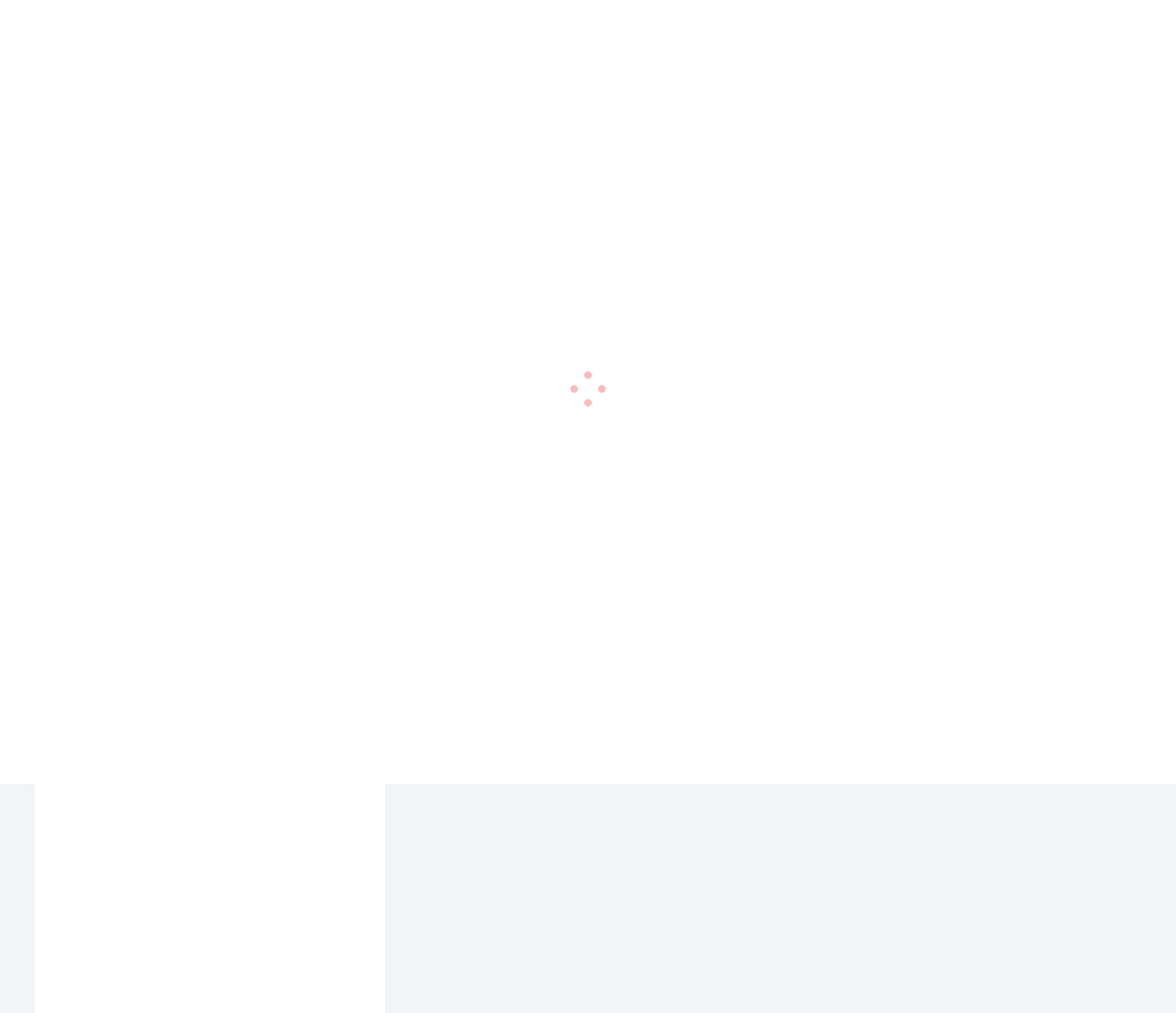
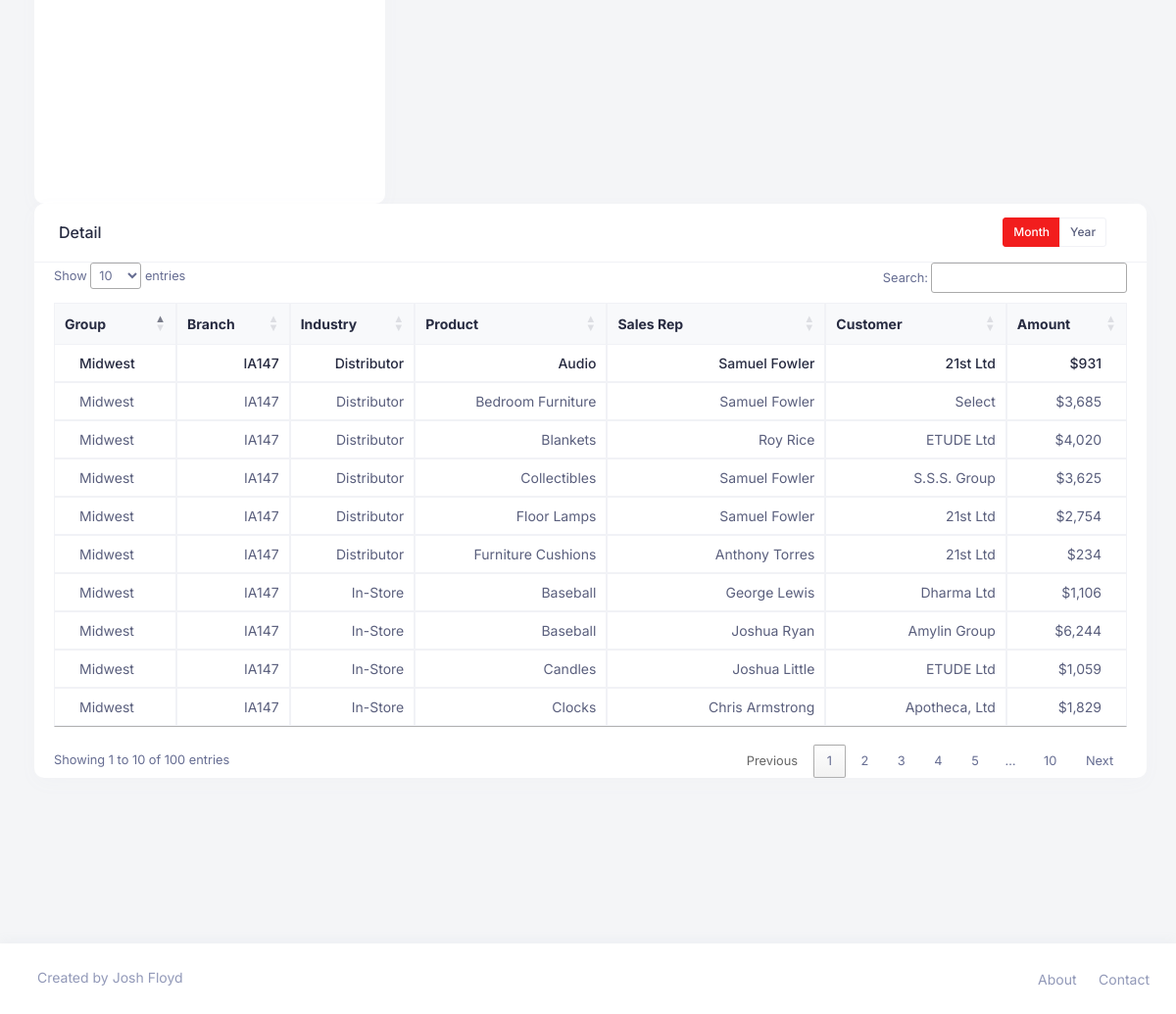
Page /bidash/ on the committed database (2 pictures, top to bottom).
### db/models.py (models this page shows)
class MainData(models.Model):
    data_id = models.AutoField(primary_key=True)
    branch = models.CharField(max_length=100, blank=True, null=True)
    state = models.CharField(max_length=100, blank=True, null=True)
    products = models.CharField(max_length=100, blank=True, null=True)
    price = models.IntegerField(blank=True, null=True)
    cost = models.IntegerField(blank=True, null=True)
    gp = models.IntegerField(blank=True, null=True)
    source = models.CharField(max_length=100, blank=True, null=True)
    date = models.DateField(blank=True, null=True)
    salesrep = models.CharField(max_length=100, blank=True, null=True)
    customer = models.CharField(max_length=100, blank=True, null=True)
    industry = models.CharField(max_length=100, blank=True, null=True)
    group_name = models.CharField(max_length=100, blank=True, null=True)
    month = models.CharField(max_length=100, blank=True, null=True)
    year = models.CharField(max_length=100, blank=True, null=True)
    class Meta:
        db_table = "MAIN_DATA"
        verbose_name = 'MAIN_DATA'
        verbose_name_plural = 'MAIN_DATA'

### BranchAnalytics/views.py (the view)
# urls.py: path('bidash/', views.BIDash.as_view(), name='bidash'),
class BIDash(TemplateView):
    template_name = 'bi_dash.html'
    def get(self,request):
        context = {}
        lookup_id = 'base_main_data_bi'
        cache_get = cache.get(lookup_id)
        context['pre_filter'] = [{'has_prefilters': 0}]
        if cache_get:
            print('Cache Found, loading')
            context = cache_get
            return render(request, self.template_name, context)
        else:
            print('Cache not found, quering context')
        cursor = connection.cursor()
        cursor.execute('''SELECT industry, SUM(PRICE) FROM MAIN_DATA GROUP BY industry HAVING SUM(PRICE) > 0''')
        row = cursor.fetchall()
        industry_labels = []
        for r in row:
            industry_labels.append(r[0])
        context['industry_labels'] = industry_labels
        cursor.execute('''SELECT group_name, SUM(1) FROM MAIN_DATA GROUP BY group_name''')
        row = cursor.fetchall()
        group_labels = []
        for r in row:
            group_labels.append(r[0])
        context['group_labels'] = group_labels
        cursor.execute('''SELECT salesrep, SUM(1) FROM MAIN_DATA GROUP BY salesrep''')
        row = cursor.fetchall()
        salesrep_labels = []
        for r in row:
            salesrep_labels.append(r[0])
        context['salesrep_labels'] = salesrep_labels
        cursor.execute('''SELECT branch, SUM(PRICE) FROM MAIN_DATA GROUP BY branch ''')
        row = cursor.fetchall()
        branch_labels = []
        for r in row:
            branch_labels.append(r[0])
        context['branch_labels'] = branch_labels
        cursor.execute('''SELECT products, SUM(PRICE) FROM MAIN_DATA GROUP BY products ''')
        row = cursor.fetchall()
        product_labels = []
        for r in row:
            product_labels.append(r[0])
        context['product_labels'] = product_labels
        cursor.execute('''SELECT DISTINCT month FROM MAIN_DATA ORDER BY CAST(month as INTEGER)''')
        row = cursor.fetchall()
        month_labels = []
        for r in row:
            month_labels.append(r[0])
        context['month_labels'] = month_labels
        cursor.execute('''SELECT date, SUM(PRICE) as PRICE FROM MAIN_DATA GROUP BY date''')
        row = cursor.fetchall()
        date_label = []
        date_values = []
        amChartData = []
        for r in row:
            amChartData.append({'date': r[0].strftime('%m/%d/%Y'), 'visits': r[1]})
            date_label.append(r[0].strftime('%m/%d/%Y'))
            date_values.append(r[1])
        context['date_labels'] = date_label
        context['date_values'] = date_values
        cursor.execute('''SELECT industry, SUM(PRICE) as PRICE FROM MAIN_DATA GROUP BY industry HAVING SUM(PRICE) > 0''')
        row = cursor.fetchall()
        clabels = []
        cdata = []
        amBarChartData = []
        for r in row:
            if r[0]:
                amBarChartData.append({'industry': r[0], 'visits': r[1]})
                clabels.append(r[0])
                cdata.append(int(r[1]))
        context['clabels'] = clabels
        context['cdata'] = cdata
        context['amchartData'] = amChartData
        context['amBarChartData'] = amBarChartData
        main_data = []
        cursor.execute('''SELECT group_name, branch, industry, products, salesrep, customer, SUM(PRICE) as PRICE FROM MAIN_DATA GROUP BY group_name, branch, industry, products, salesrep, customer LIMIT 100''')
        row = cursor.fetchall()
        for r in row:
            main_data.append([r[0], r[1], r[2], r[3], r[4], r[5], r[6]])
        context['main_data'] = main_data
        cache.set(lookup_id, context, 60*60*24)
        return render(request, self.template_name, context)

### BranchAnalytics/templates/bi_dash.html (shortened to what this page needs)
<!doctype html>
{% load static %}
{% load humanize %}
<html lang="en" dir="ltr">
<head>
	  <link rel="stylesheet" type="text/css" href="{% static 'assets/d3site/dc.css' %}"/>
    <link rel="stylesheet" href="{% static 'assets/vendor_assets/css/bootstrap/bootstrap.css' %}">
    <link rel="stylesheet" href="{% static 'assets/vendor_assets/css/daterangepicker.css' %}">
    <link rel="stylesheet" href="{% static 'assets/vendor_assets/css/fontawesome.css' %}">
    <link rel="stylesheet" href="{% static 'assets/vendor_assets/css/footable.standalone.min.css' %}">
    <link rel="stylesheet" href="{% static 'assets/vendor_assets/css/fullcalendar@5.2.0.css' %}">
    <link rel="stylesheet" href="{% static 'assets/vendor_assets/css/jquery-jvectormap-2.0.5.css' %}">
    <link rel="stylesheet" href="{% static 'assets/vendor_assets/css/jquery.mCustomScrollbar.min.css' %}">
    <link rel="stylesheet" href="{% static 'assets/vendor_assets/css/leaflet.css' %}">
    <link rel="stylesheet" href="{% static 'assets/vendor_assets/css/line-awesome.min.css' %}">
    <link rel="stylesheet" href="{% static 'assets/vendor_assets/css/magnific-popup.css' %}">
    <link rel="stylesheet" href="{% static 'assets/vendor_assets/css/MarkerCluster.css' %}">
    <link rel="stylesheet" href="{% static 'assets/vendor_assets/css/MarkerCluster.Default.css' %}">
    <link rel="stylesheet" href="{% static 'assets/vendor_assets/css/select2.min.css' %}">
    <link rel="stylesheet" href="{% static 'assets/vendor_assets/css/slick.css' %}">
    <link rel="stylesheet" href="{% static 'assets/vendor_assets/css/star-rating-svg.css' %}">
    <link rel="stylesheet" href="{% static 'assets/vendor_assets/css/trumbowyg.min.css' %}">
    <link rel="stylesheet" href="{% static 'assets/vendor_assets/css/wickedpicker.min.css' %}">
    <link rel="stylesheet" href="{% static 'assets/style.css' %}">
    <link rel="stylesheet" type="text/css" href="https://cdn.datatables.net/1.10.25/css/jquery.dataTables.css">
</head>
<body class="layout-light top-menu overlayScroll">
    <header class="header-top">
        {% include 'navbar.html' %}
    </header>
    <main class="main-content" id='main_fade'>
        <div class="contents">
            <div class="container-fluid"><br>
              <div class="row">
                  <div class="col-md-2">
                    <div class="form-group">
                      <label for="exampleFormControlSelect1" class="il-gray fs-14 fw-500 align-center">Group</label>
                    </div>
                  </div>
                  <div class="col-md-2">
                    <div class="form-group">
                        <label for="exampleFormControlSelect1" class="il-gray fs-14 fw-500 align-center">Branch</label>
                    </div>
                  </div>
                  <div class="col-md-2">
                    <div class="form-group">
                        <label for="exampleFormControlSelect1" class="il-gray fs-14 fw-500 align-center">Sales Rep</label>
                    </div>
                  </div>
                  <div class="col-md-2">
                    <div class="form-group">
                        <label for="exampleFormControlSelect1" class="il-gray fs-14 fw-500 align-center">Product</label>
                    </div>
                  </div>
                  <div class="col-md-2">
                    <div class="form-group">
                        <label for="exampleFormControlSelect1" class="il-gray fs-14 fw-500 align-center">Month</label>
                    </div>
                  </div>
                  <div class="col-md-1"></div>
                  <div class="col-md-1"><br>
                    <div class="action-btn">
                        <a href="javascript:clearAllandRefresh();" class="btn btn-sm btn-primary btn-add">
                             Reset All</a>
                    </div>
                  </div>
              </div>
              <div class="row">
                  <div class="col-md-4" >
                    <div class="card border-0">
                      <div class="card-header">
                        <h6>Sales by Order Type</h6>
                      </div>
                      <div id ='amBarChart'></div>
                    </div>
                  </div>
                  <div class="col-md-8">
                    <div class="card border-0">
                      <div class="card-header">
                        <h6>Trending - Sales</h6>
                      </div>
                      <div id="amLineChart"></div>
                  </div>
                </div>
              </div>
              <br>
              <div class="row">
                <div class="col-md-4" >
                  <div class="card border-0">
                    <div class="card-header">
                      <h6>Sales by Product Group</h6>
                    </div>
                    <div id ='amPieChart'></div>
                  </div>
                </div>
                <div class="col-xxl-8 mb-25">
                    <div class="card border-0">
                        <div class="card-header">
                            <h6>Detail</h6>
                            <div class="card-extra">
                                <div class="card-tab btn-group atbd-button-group mr-3 nav nav-tabs">
                                    <a class="btn btn-xs btn-white active border" id="f_today-tab" data-toggle="tab" href="#st_matrics-today" role="tab" area-controls="st_matrics" aria-selected="true">Month</a>
                                    <a class="btn btn-xs btn-white border" id="f_year-tab" data-toggle="tab" href="#st_matrics-year" role="tab" area-controls="st_matrics" aria-selected="false">Year</a>
                                </div>
                            </div>
                        </div>
                        <div class="card-body p-0">
                            <div class="tab-content">
                                <div class="tab-pane fade active show">
                                    <div class="table-responsive" style='font-size: .8em !important; padding-left: 20px; padding-right: 20px;'>
                                        <table class="table table-bordered table-social" id ='main_data_table'>
                                            <thead>
                                                <tr style="text-align: center;">
                                                    <th>Group</th>
                                                    <th>Branch </th>
                                                    <th>Industry </th>
                                                    <th>Product </th>
                                                    <th>Sales Rep </th>
                                                    <th>Customer </th>
                                                    <th>Amount </th>
                                                </tr>
                                            </thead>
                                            <tbody id='main_tbody'>
                                                {% for m in main_data %}
                                                <tr>
                                                    <td>{{m.0}}</td>
                                                    <td>{{m.1}}</td>
                                                    <td>{{m.2}}</td>
                                                    <td>{{m.3}}</td>
                                                    <td>{{m.4}}</td>
                                                    <td>{{m.5}}</td>
                                                    <td>${{m.6|intcomma}}</td>
                                                </tr>
                                                {% endfor %}
                                            </tbody>
                                        </table>
                                    </div>
                                </div>
                            </div>
                        </div>
                    </div>
                </div>
              </div>
              <div class="row"><br><br><br><br><br><br>
        </div>
        <footer class="footer-wrapper">
            <div class="container-fluid">
                <div class="row">
                    <div class="col-md-6">
                        <div class="footer-copyright">
                            <p><a href="#">Created by Josh Floyd</a>
                            </p>
                        </div>
                    </div>
                    <div class="col-md-6">
                        <div class="footer-menu text-right">
                            <ul>
                                <li>
                                    <a href="#">About</a>
                                </li>
                                <li>
                                    <a href="#">Contact</a>
                                </li>
                            </ul>
                        </div>
                    </div>
                </div>
            </div>
        </footer>
    </main>
    <div id="overlayer">
        <span class="loader-overlay">
            <div class="atbd-spin-dots spin-lg">
                <span class="spin-dot badge-dot dot-primary"></span>
                <span class="spin-dot badge-dot dot-primary"></span>
                <span class="spin-dot badge-dot dot-primary"></span>
                <span class="spin-dot badge-dot dot-primary"></span>
            </div>
        </span>
    </div>
</body>
</html>

### BranchAnalytics/templates/navbar.html (shortened to what this page needs)
{% load static %}
{% block navbar %}
<nav class="navbar navbar-light">
    <div class="navbar-left">
        <a class="navbar-brand" href="{% url 'index' %}"></a>
        <div class="top-menu">
            <div class="strikingDash-top-menu position-relative">
              <ul>
                  <li class="has-subMenu">
                      <a href="#" class="active">Dashboards</a>
                  </li>
                  <li class="has-subMenu">
                      <a href="#" class=""></a>
                  </li>
              </ul>
            </div>
        </div>
    </div>
    <div class="navbar-right">
        <ul class="navbar-right__menu">
            <li class="nav-notification">
            </li>
            <li class="nav-settings">
            </li>
            <li class="nav-author">
                <div class="dropdown-custom">
                    <a href="javascript:;" class="nav-item-toggle"><img  src="{% static 'img/jficon.png' %}" alt="" class="rounded-circle"></a>
                </div>
            </li>
        </ul>
    </div>
</nav>
{% endblock navbar %}

### BranchAnalytics/templates/bi_dash.html (style rules this page uses)
#amLineChart { width: 100%; height: 450px; }
#amBarChart { width: 100%; height: 450px; }
#amPieChart { width: 100%; height: 450px; }

### rows in the picture
MainData: group_name "Midwest", branch "IA147", industry "Distributor", products "Bedroom Furniture", salesrep "Samuel Fowler", customer "Select", price "3,685", m "Collectibles", m "S.S.S. Group", m "3,625"
MainData: group_name "Midwest", m "IA147", industry "Distributor", m "Blankets", salesrep "Roy Rice", customer "ETUDE Ltd", m "4,020"
MainData: group_name "Midwest", branch "IA147", industry "Distributor", products "Furniture Cushions", salesrep "Anthony Torres", customer "21st Ltd", price "234"
MainData: group_name "Midwest", m "IA147", industry "In-Store", m "Clocks", salesrep "Chris Armstrong", customer "Apotheca, Ltd", m "1,829"

### other values in the picture
{{ m.0 }} "Midwest" "Midwest" "Midwest" "Midwest" "Midwest"
{{ m.1 }} "IA147" "IA147" "IA147" "IA147" "IA147"
{{ m.2 }} "Distributor" "Distributor" "In-Store" "In-Store" "In-Store"
{{ m.3 }} "Audio" "Floor Lamps" "Baseball" "Baseball" "Candles"
{{ m.4 }} "Samuel Fowler" "Samuel Fowler" "George Lewis" "Joshua Ryan" "Joshua Little"
{{ m.5 }} "21st Ltd" "21st Ltd" "Dharma Ltd" "Amylin Group" "ETUDE Ltd"
{{ m.6|intcomma }} "931" "2,754" "1,106" "6,244" "1,059"
